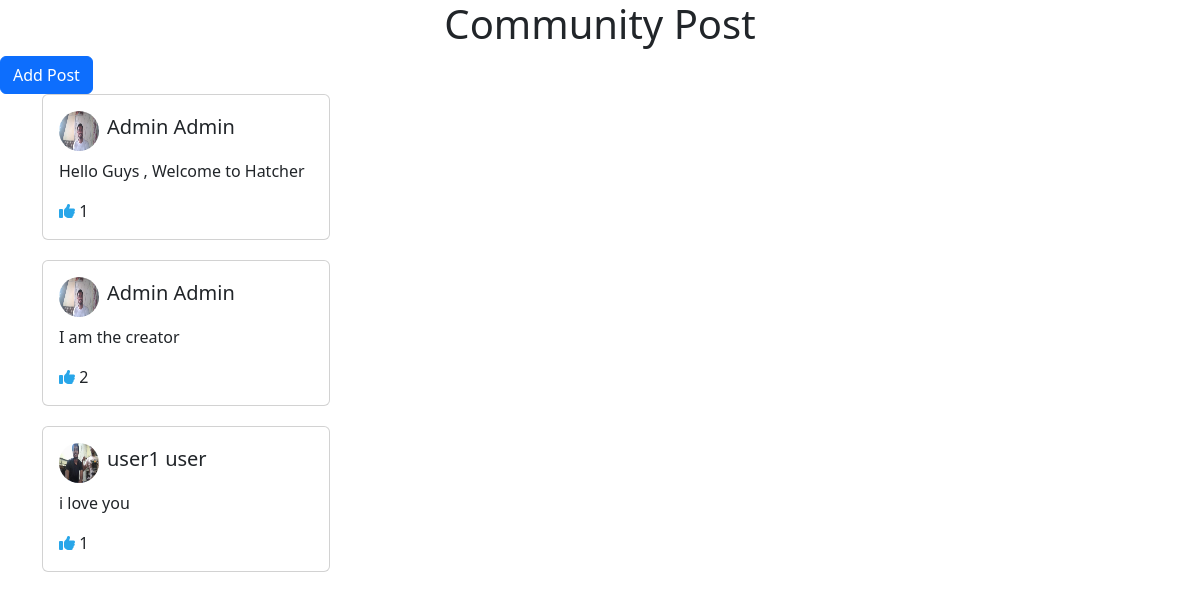
/community_post/post_list (signed in), run on the app's committed database.
### community_post/models.py (models this page shows, shortened)
class Post(models.Model):
    user = models.ForeignKey(user_table, on_delete=models.CASCADE,related_name='post')
    content = models.TextField()
    created_at = models.DateTimeField(auto_now_add=True)
    total_likes = models.IntegerField(default=0)

### credentials/models.py (models this page shows, shortened)
class user_table(models.Model):
    first_name = models.CharField(max_length=100)
    last_name = models.CharField(max_length=100)
    phone_no = models.CharField(max_length=10,unique=True)
    user_bio = models.CharField(max_length=500)
    user_profile_image = models.ImageField(upload_to='user_profile_image', blank=True, null=True)
    email =  models.EmailField(unique=True)
    password = models.CharField(max_length=100)
    username = models.EmailField(unique=True,null=True)
    created_at = models.DateTimeField(auto_now_add=True,null=True)
    age = models.CharField(max_length=10,null=True)
    updated_at = models.DateTimeField(auto_now=True)

### community_post/views.py (the view)
# urls.py: path('post_list',post_list, name='post_list'),
def post_list(request):
    posts = Post.objects.select_related('user').all()
    user_id = request.session.get('user_id')
    user = user_table.objects.get(id=user_id)
    liked_posts =  Post.objects.filter(likes__user=user).all()
    liked_post_ids = liked_posts.values_list('id', flat=True)  # Get a list of liked post IDs
    print(f'liked post id list is :{liked_post_ids}')
    return render(request, 'dashboard/community_post.html', {'posts': posts, 'liked_post_ids': liked_post_ids})

### templates/dashboard/community_post.html (shortened to what this page needs)
{% extends '../blocks/dashboard_block.html' %}
{% block css %}
{% load static %}
<link rel="stylesheet" href="{% static 'css/community_post.css' %}">
{% endblock css %}
{% block content %}
<h1 class="text-center" >Community Post</h1>
<button type="button" class="btn btn-primary" data-bs-toggle="modal" data-bs-target="#addPostModal">
  Add Post
</button>
<div class="container-sm">
  {% if posts %}
    {% for post in posts %}
      <div class="card" style="width: 18rem; margin-bottom: 20px;">
        <div class="card-body">
          <div class="d-flex align-items-center mb-2">
            {% if post.user.user_profile_image %}
              <img src="{{ post.user.user_profile_image.url }}" class="rounded-circle" width="40" height="40" alt="Profile Image">
            {% else %}
              <img src="https://via.placeholder.com/40" class="rounded-circle" width="40" height="40" alt="Profile Image">
            {% endif %}
            <div class="ms-2">
              <h5 class="card-title">{{ post.user.first_name }} {{ post.user.last_name }}</h5>
            </div>
          </div>
          <p class="card-text">{{ post.content }}</p>
          <section class="card-link like-btn" data-post-id="{{ post.id }}"  style="width: fit-content;">
            {% if post.id in liked_post_ids %}
              <i class="fa-solid fa-thumbs-up liked" id="heart_icon" ></i> {{post.total_likes}}
            {% else %}
              <i class="fa-solid fa-thumbs-up not-liked" id="heart_icon"></i> {{post.total_likes}}
            {% endif %}
          </section>
        </div>
      </div>
    {% endfor %}
  {% else %}
    <p>No posts available at the moment.</p>
  {% endif %}
</div>
{% endblock content %}
{% block javascripts %}
{% load static %}
{% endblock javascripts %}

### templates/blocks/dashboard_block.html (shortened to what this page needs)
<!DOCTYPE html>
<html lang="en">
<head>
    {% block css %} {% endblock css %}
    <link rel="stylesheet" href="https://cdn.jsdelivr.net/npm/bootstrap@5.3.3/dist/css/bootstrap.min.css">
    <link rel="stylesheet" href="https://cdnjs.cloudflare.com/ajax/libs/font-awesome/6.6.0/css/all.min.css">
</head>
<body>
    {% block content %} {% endblock content %}
</body>
</html>

### static/css/community_post.css (style rules this page uses)
.liked { color: #28a6e9; }

### data on the page
Post: user.user_profile_image (picture), user.first_name "Admin", user.last_name "Admin", content "Hello Guys , Welcome to Hatcher", total_likes "1"
Post: user.user_profile_image (picture), user.first_name "Admin", user.last_name "Admin", content "I am the creator", total_likes "2"
Post: user.user_profile_image (picture), user.first_name "user1", user.last_name "user", content "i love you", total_likes "1"
